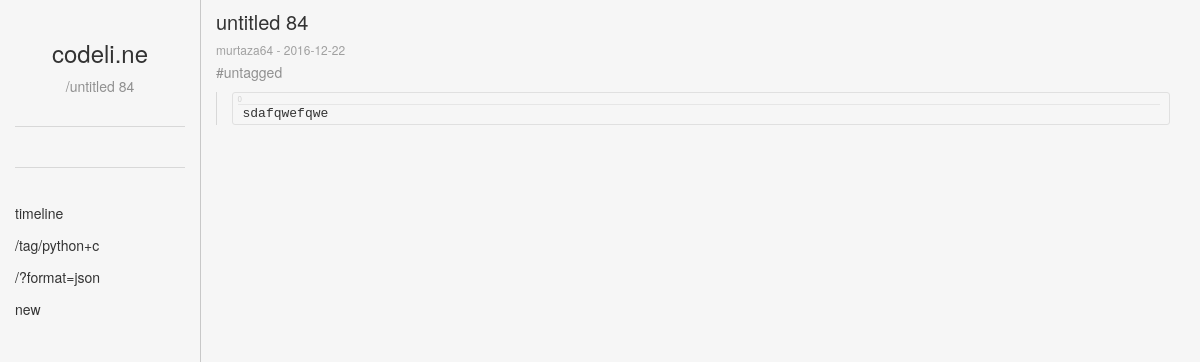
The app's page /84 with its own data.
### timeline/models.py (models this page shows, shortened)
class Post(models.Model):
    title = models.CharField(max_length = 140)
    body = models.TextField()
    date = models.DateTimeField()
    author = models.ForeignKey(User, default = 1, on_delete = models.CASCADE)
    tags = models.ManyToManyField('Tag')

class Tag(models.Model):
    name = models.CharField(max_length = 140)
    lang = models.BooleanField(default = 0)
    def __str__(self):
        return self.name

### timeline/views.py (the view)
# urls.py: url(r'^(?P<pk>\d+)$', views.SinglePostView.as_view(), name = 'post_view'),
class SinglePostView(JSONPostViewMixin, DetailView):
    template_name = 'timeline/post_view.html'
    model = Post
    def get_context_data(self, **kwargs):
        context = super(SinglePostView, self).get_context_data(**kwargs)
        context['post'] = assemble_post(context['object'])
        context['object_list'] = [context['object']]
        context['subtitle'] = '/' + context['post']['title']
        context['title'] = '{} | codeli.ne'.format(context['post']['title'])
        return context

### timeline/views.py (called while the page is built)
def assemble_post(post):
    if post.body:
        body_dict = json.loads(post.body)
        try:
            cells = [c for c in body_dict['cells']]
        except KeyError:
            cells = [dict(type=0, content='empty post')]
        for cell in cells:
            t = cell['content']
            if cell['type'] == 1:
                t = markdown(t)
            if cell['type'] == 0:
                t = re.sub(r'\n', '<br>', t)
            cell['content'] = t
    else:
        cells = [dict(type=0, content='empty post')]
    tags = post.tags.all().order_by('-lang', 'name')
    send_post = {'id': post.id, 'title': post.title, 'author': post.author,
        'date': post.date, 'tags': tags, 'body': enumerate(cells)}
    return send_post

    def render_to_response(self, context, **response_kwargs):
        if self.request.GET.get('format') == 'json':
            return JsonResponse(
                dict(data=self.get_data(context)),
                **response_kwargs,
            )
        else:
            return super(JSONPostViewMixin, self).render_to_response(context, **response_kwargs)

### timeline/templates/timeline/post_view.html (shortened to what this page needs)
{% extends "timeline/header.html" %}
{% block lefttitle %}
  {% include 'timeline/includes/lefttitle.html' %}
{% endblock %}
{% block sidebarlinks %}
  {% include 'timeline/includes/sidebarlinks.html' %}
{% endblock %}
{% block content %}
  {% include 'timeline/includes/post.html' %}
{% endblock %}

### timeline/templates/timeline/header.html (shortened to what this page needs)
<head>
	{% load staticfiles %}
	<link rel="stylesheet" href="{% static 'css/bootstrap.min.css' %}" type = "text/css"/>
	<link rel="stylesheet" href="//cdnjs.cloudflare.com/ajax/libs/highlight.js/9.8.0/styles/atom-one-light.min.css">
	<link rel="stylesheet" href="{% static 'timeline/post_styles.css' %}" type="text/css"/>
	<link rel="stylesheet" href="{% static 'timeline/styles.css' %}" type="text/css"/>
</head>
<body class="body" style="height:100%; background-color:#f6f6f6">
	<div class="container-fluid" style="min-height:90%; ">
		<div class="row">
			  <div class="col-sm-2">
					<div class="row">
						{% block lefttitle %}
						{% endblock %}
					</div>
					<hr/>
					<hr/>
					<div class="row">
						<div class="container-fluid" style="padding:10px;">
							<ul class="nav nav-pills nav-stacked">
								{% block sidebarlinks %}
								{% endblock %}
							</ul>
						</div>
					</div>
			  </div>
			  <div class="col-sm-10" style="height:100%; overflow-y:scroll; border-left: 1px solid #c8c8c8;">
					<div class="row">
						<div class="container-fluid">
							 {% block content %}
							 {% endblock %}
						</div>
					</div>
			  </div>
		</div>
	</div>
</body>
</html>

### timeline/templates/timeline/includes/lefttitle.html
<br>
<center>
  <a class="title" href="/">
    <h3>codeli.ne</h3>
  </a>
  {% if subtitle %}
  <a class="subtitle" href="/user/{{user.username}}"
    <p class = "subtitle">{{subtitle}}</p>
  </a>
  {% else %}
    &nbsp
  {% endif %}
</center>

### timeline/templates/timeline/includes/sidebarlinks.html
<li><a href='/'>timeline</a></li>
<li><a href='/tag/python+c'>/tag/python+c</a></li>
<li><a href='/?format=json'>/?format=json</a></li>
<li><a href='/new'>new</a></li>

### timeline/templates/timeline/includes/post.html (shortened to what this page needs)
<p class="posttitle">
  <a class="title" href="/{{post.id}}">{{post.title}}</a>
<p class="postdate">
  <a class="datelink" href="/user/{{post.author}}">{{post.author}}</a> - {{post.date|date:'Y-m-d'}}
</p>
<p class="posttags">
  {% for tag in post.tags %}
  <a class="taglink{% if tag.lang %} lang{% endif %}" href="/tag/{{tag}}">#{{tag}}</a>
  {% endfor %}
</p>
<div class="container-fluid post">
  {% for i, cell in post.body %}
      {% if cell.type == 2 %}
          <pre class="codecell"><div class="cellindex code">{{i}}{% if cell.title %} - {{cell.title}}{% endif %}</div><code class = "{{cell.lang}}">{{ cell.content }}</code></pre>
      {% endif %}
  {% endfor %}
</div>
<br />

### timeline/static/timeline/post_styles.css (style rules this page uses)
.container-fluid.post { border-left: 1px solid #d8d8d8; }
pre.codecell { border:1px solid #e0e0e0; border-radius:3px; padding-top: 0; padding-bottom: 0; margin-bottom: 10px; background-color: #f6f6f6; }
.cellindex { padding:0; margin-left:-10px; color:#d0d0d0; font-size:8px; border-bottom:1px solid #e6e6e6; font-family:"Helvetica Neue",Helvetica,Arial,sans-serif; }
.cellindex.code { margin-left:-5px; }
.postdate { color: #a0a0a0; margin-bottom: 4px; }
.posttags { color: #909090; }
a.taglink { color: inherit; }
p.postdate { font-size:12px; }
.posttitle { font-size:20px; margin-top:8px; margin-bottom:4px; }
a.datelink { text-decoration: none; color:inherit; }

### timeline/static/timeline/styles.css (style rules this page uses)
a.title { color: inherit; }
a.subtitle { color: #909090; text-decoration: none; }
.nav-pills li a { padding:5px; color: #333333; }
hr { border-color: #d8d8d8; }

### timeline/templates/timeline/header.html (style rules this page uses)
html, body { height:100% }

### records on screen
Post: title "untitled 84", date "2016-12-22"
Tag: name "untagged"

### other values on screen
{{ subtitle }} "/untitled 84"
{{ post.author }} "murtaza64"
{{ i }} "0"
{{ cell.content }} "sdafqwefqwe"
